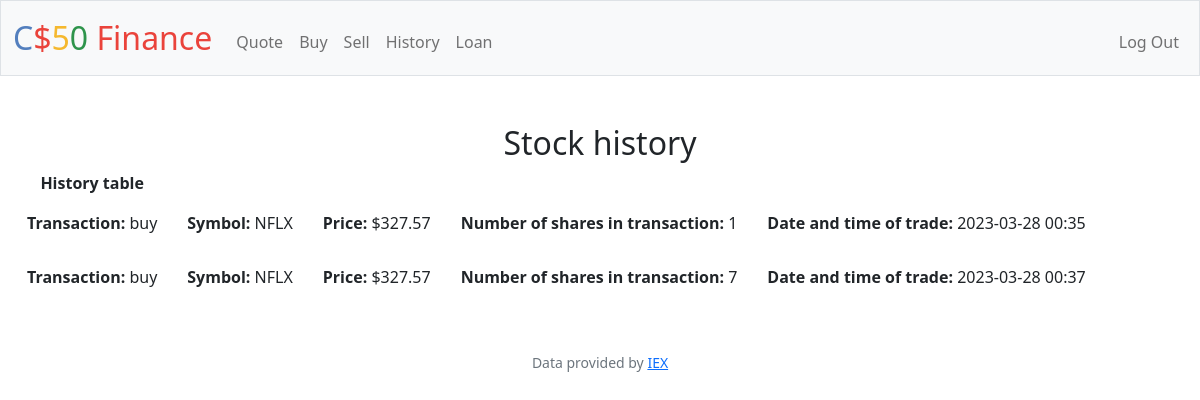
/history (signed in), run on an earlier commit of the app's database.
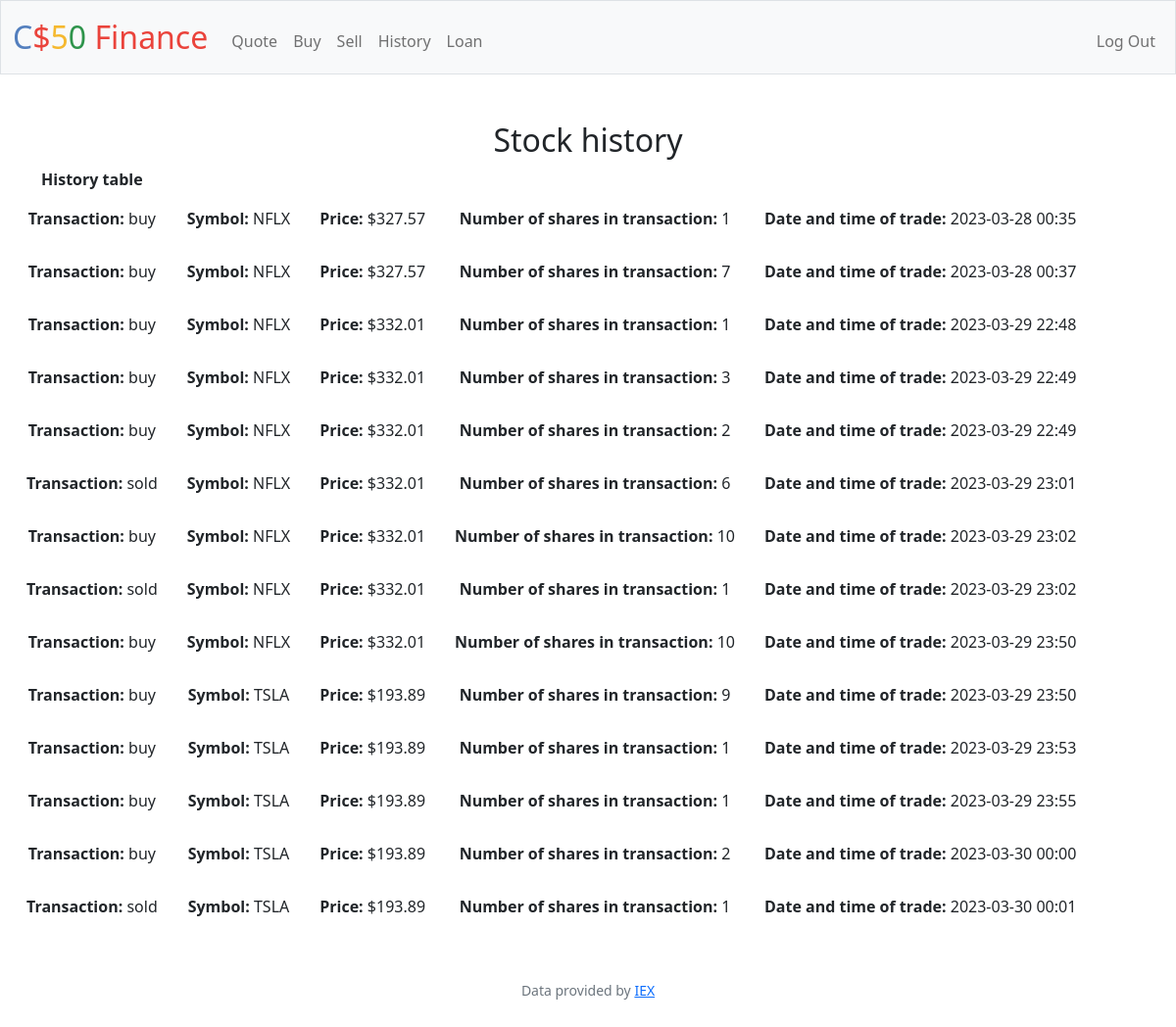
And on a later commit of the database.
### tables this page shows
CREATE TABLE history (id INTEGER PRIMARY KEY AUTOINCREMENT NOT NULL, userid INTEGER NOT NULL, stocktransaction TEXT NOT NULL, symbol TEXT NOT NULL, amount INT NOT NULL, price NUMERIC NOT NULL, datetime TEXT NOT NULL);

### app.py (the view)
@app.route("/history")
@login_required
def history():
    stocklist = []
    user_id = session["user_id"]
    rows = db.execute("SELECT * FROM history WHERE userid = ?", user_id)
    for row in rows:
        stockitem = {
                'transactiontype': row['stocktransaction'],
                'symbol': row['symbol'],
                'price': usd(row['price']),
                'amount': row['amount'],
                'datetime': row['datetime'],
                }
        print("------------------------date time ###: ", row['datetime'], file=sys.stderr)
        stocklist.append(stockitem)
    return render_template("history.html", stocklist=stocklist)

### app.py (called while the page is built)
@app.after_request
def after_request(response):
    response.headers["Cache-Control"] = "no-cache, no-store, must-revalidate"
    response.headers["Expires"] = 0
    response.headers["Pragma"] = "no-cache"
    return response

### helpers.py (called while the page is built)
def login_required(f):
    @wraps(f)
    def decorated_function(*args, **kwargs):
        if session.get("user_id") is None:
            return redirect("/login")
        return f(*args, **kwargs)
    return decorated_function

def usd(value):
    return f"${value:,.2f}"

### templates/history.html (shortened to what this page needs)
{% extends "layout.html" %}
{% block main %}
            <div class="section">
                <h2>Stock history</h2>
                <table>
                    <thead>
                        <tr>
                            <th>History table</th>
                        </tr>
                    </thead>
                    <tbody>
                        {% for stock in stocklist %}
                        <tr>
                            <td>
                                <b>Transaction:</b> {{ stock['transactiontype'] }}
                            </td>
                            <td>
                                <b>Symbol:</b> {{ stock['symbol'] }}
                            </td>
                            <td>
                                <b>Price:</b> {{ stock['price'] }}
                            </td>
                            <td>
                                <b>Number of shares in transaction:</b> {{ stock['amount'] }}
                            </td>
                            <td>
                                <b>Date and time of trade:</b> {{ stock['datetime'] }}
                            </td>
                        </tr>
                        {% endfor %}
                    </tbody>
                </table>
            </div>
{% endblock %}

### templates/layout.html (shortened to what this page needs)
<!DOCTYPE html>
<html lang="en">
    <head>
        <link href="https://cdn.jsdelivr.net/npm/bootstrap@5.1.3/dist/css/bootstrap.min.css" rel="stylesheet">
        <link href="/static/styles.css" rel="stylesheet">
    </head>
    <body>
        <nav class="bg-light border navbar navbar-expand-md navbar-light">
            <div class="container-fluid">
                <a class="navbar-brand" href="/"><span class="blue">C</span><span class="red">$</span><span class="yellow">5</span><span class="green">0</span> <span class="red">Finance</span></a>
                <div class="collapse navbar-collapse" id="navbar">
                    {% if session["user_id"] %}
                        <ul class="navbar-nav me-auto mt-2">
                            <li class="nav-item"><a class="nav-link" href="/quote">Quote</a></li>
                            <li class="nav-item"><a class="nav-link" href="/buy">Buy</a></li>
                            <li class="nav-item"><a class="nav-link" href="/sell">Sell</a></li>
                            <li class="nav-item"><a class="nav-link" href="/history">History</a></li>
                            <li class="nav-item"><a class="nav-link" href="/loan">Loan</a></li>
                        </ul>
                        <ul class="navbar-nav ms-auto mt-2">
                            <li class="nav-item"><a class="nav-link" href="/logout">Log Out</a></li>
                        </ul>
                    {% else %}
                        <ul class="navbar-nav ms-auto mt-2">
                            <li class="nav-item"><a class="nav-link" href="/register">Register</a></li>
                            <li class="nav-item"><a class="nav-link" href="/login">Log In</a></li>
                        </ul>
                    {% endif %}
                </div>
            </div>
        </nav>
        <main class="container-fluid py-5 text-center">
            {% block main %}{% endblock %}
        </main>
        <footer class="mb-5 small text-center text-muted">
            Data provided by <a href="https://iexcloud.io/">IEX</a>
        </footer>
    </body>
</html>

### static/styles.css (style rules this page uses)
nav .navbar-brand { font-size: xx-large; }
tr, td { padding: 15px; }
nav .navbar-brand .blue { color: #537fbe; }
nav .navbar-brand .red { color: #ea433b; }
nav .navbar-brand .yellow { color: #f5b82e; }
nav .navbar-brand .green { color: #2e944b; }

What changed in the data, as far as the page shows it:
added history: transactiontype "buy", symbol "NFLX", price "$332.01", amount "1", datetime "2023-03-29 22:48"
added history: transactiontype "buy", symbol "NFLX", price "$332.01", amount "3", datetime "2023-03-29 22:49"
added history: transactiontype "buy", symbol "NFLX", price "$332.01", amount "2", datetime "2023-03-29 22:49"
added history: transactiontype "sold", symbol "NFLX", price "$332.01", amount "6", datetime "2023-03-29 23:01"
added history: transactiontype "buy", symbol "NFLX", price "$332.01", amount "10", datetime "2023-03-29 23:02"
added history: transactiontype "sold", symbol "NFLX", price "$332.01", amount "1", datetime "2023-03-29 23:02"
added history: transactiontype "buy", symbol "NFLX", price "$332.01", amount "10", datetime "2023-03-29 23:50"
added history: transactiontype "buy", symbol "TSLA", price "$193.89", amount "9", datetime "2023-03-29 23:50"
added history: transactiontype "buy", symbol "TSLA", price "$193.89", amount "1", datetime "2023-03-29 23:53"
added history: transactiontype "buy", symbol "TSLA", price "$193.89", amount "1", datetime "2023-03-29 23:55"
added history: transactiontype "buy", symbol "TSLA", price "$193.89", amount "2", datetime "2023-03-30 00:00"
added history: transactiontype "sold", symbol "TSLA", price "$193.89", amount "1", datetime "2023-03-30 00:01"
